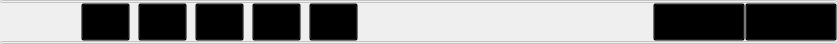
          <widget class="QWidget" name="widget_5" native="true">
           <property name="sizePolicy">
            <sizepolicy hsizetype="Expanding" vsizetype="Fixed">
             <horstretch>0</horstretch>
             <verstretch>0</verstretch>
            </sizepolicy>
           </property>
           <property name="minimumSize">
            <size>
             <width>495</width>
             <height>44</height>
            </size>
           </property>
           <property name="maximumSize">
            <size>
             <width>16777215</width>
             <height>44</height>
            </size>
           </property>
           <property name="styleSheet">
            <string notr="true">QWidget#widget_5{

}</string>
           </property>
           <layout class="QGridLayout" name="gridLayout_13">
            <property name="leftMargin">
             <number>0</number>
            </property>
            <property name="topMargin">
             <number>0</number>
            </property>
            <property name="rightMargin">
             <number>0</number>
            </property>
            <property name="bottomMargin">
             <number>0</number>
            </property>
            <property name="spacing">
             <number>0</number>
            </property>
            <item row="1" column="0">
             <layout class="QGridLayout" name="gridLayout_12">
              <property name="spacing">
               <number>0</number>
              </property>
              <item row="0" column="0">
               <layout class="QHBoxLayout" name="horizontalLayout">
                <property name="spacing">
                 <number>0</number>
                </property>
                <item>
                 <spacer name="horizontalSpacer_7">
                  <property name="orientation">
                   <enum>Qt::Horizontal</enum>
                  </property>
                  <property name="sizeType">
                   <enum>QSizePolicy::Fixed</enum>
                  </property>
                  <property name="sizeHint" stdset="0">
                   <size>
                    <width>81</width>
                    <height>20</height>
                   </size>
                  </property>
                 </spacer>
                </item>
                <item>
                 <widget class="QPushButton" name="pushButtonSaveScreen">
                  <property name="sizePolicy">
                   <sizepolicy hsizetype="Preferred" vsizetype="Preferred">
                    <horstretch>0</horstretch>
                    <verstretch>0</verstretch>
                   </sizepolicy>
                  </property>
                  <property name="minimumSize">
                   <size>
                    <width>49</width>
                    <height>38</height>
                   </size>
                  </property>
                  <property name="maximumSize">
                   <size>
                    <width>49</width>
                    <height>38</height>
                   </size>
                  </property>
                  <property name="styleSheet">
                   <string notr="true">QPushButton{
image: url(:/image/AScanResources/danzzhen_move.png);
background-color: transparent;
}
QPushButton::hover{
border-image: url(:/image/AScanResources/danzzhen_move.png);
}
QPushButton::pressed{
image: url(:/image/AScanResources/danzhen_select.png);
}</string>
                  </property>
                  <property name="text">
                   <string/>
                  </property>
                  <property name="icon">
                   <iconset>
                    <disabledoff>:/image/danzhen_noselect.png</disabledoff>
                    <disabledon>:/image/danzhen_select.png</disabledon>
                    <activeoff>../../../桌面/a/danzhen_noselect.png</activeoff>
                    <activeon>../../../桌面/a/danzhen_select.png</activeon>
                   </iconset>
                  </property>
                  <property name="iconSize">
                   <size>
                    <width>45</width>
                    <height>45</height>
                   </size>
                  </property>
                 </widget>
                </item>
                <item>
                 <spacer name="horizontalSpacer_11">
                  <property name="orientation">
                   <enum>Qt::Horizontal</enum>
                  </property>
                  <property name="sizeType">
                   <enum>QSizePolicy::Fixed</enum>
                  </property>
                  <property name="sizeHint" stdset="0">
                   <size>
                    <width>8</width>
                    <height>20</height>
                   </size>
                  </property>
                 </spacer>
                </item>
                <item>
                 <widget class="QPushButton" name="pushButtonRecordVideo">
                  <property name="sizePolicy">
                   <sizepolicy hsizetype="Preferred" vsizetype="Preferred">
                    <horstretch>0</horstretch>
                    <verstretch>0</verstretch>
                   </sizepolicy>
                  </property>
                  <property name="minimumSize">
                   <size>
                    <width>49</width>
                    <height>38</height>
                   </size>
                  </property>
                  <property name="maximumSize">
                   <size>
                    <width>49</width>
                    <height>38</height>
                   </size>
                  </property>
                  <property name="styleSheet">
                   <string notr="true">QPushButton{
image: url(:/image/AScanResources/luping_move.png);
background-color: transparent;
}
QPushButton::hover{
border-image: url(:/image/AScanResources/luping_move.png);
}
QPushButton::pressed{
image: url(:/image/AScanResources/luping_select.png);
}</string>
                  </property>
                  <property name="text">
                   <string/>
                  </property>
                 </widget>
                </item>
                <item>
                 <spacer name="horizontalSpacer_12">
                  <property name="orientation">
                   <enum>Qt::Horizontal</enum>
                  </property>
                  <property name="sizeType">
                   <enum>QSizePolicy::Fixed</enum>
                  </property>
                  <property name="sizeHint" stdset="0">
                   <size>
                    <width>8</width>
                    <height>20</height>
                   </size>
                  </property>
                 </spacer>
                </item>
                <item>
                 <widget class="QPushButton" name="pushButtonFreezeWave">
                  <property name="minimumSize">
                   <size>
                    <width>49</width>
                    <height>38</height>
                   </size>
                  </property>
                  <property name="maximumSize">
                   <size>
                    <width>49</width>
                    <height>38</height>
                   </size>
                  </property>
                  <property name="styleSheet">
                   <string notr="true">QPushButton{
image: url(:/image/AScanResources/dongjie_move.png);
background-color: transparent;
}
QPushButton::hover{
border-image: url(:/image/AScanResources/dongjie_move.png);
}
QPushButton::pressed{
image: url(:/image/AScanResources/dongjie_select.png);
}</string>
                  </property>
                  <property name="text">
                   <string/>
                  </property>
                 </widget>
                </item>
                <item>
                 <spacer name="horizontalSpacer_13">
                  <property name="orientation">
                   <enum>Qt::Horizontal</enum>
                  </property>
                  <property name="sizeType">
                   <enum>QSizePolicy::Fixed</enum>
                  </property>
                  <property name="sizeHint" stdset="0">
                   <size>
                    <width>8</width>
                    <height>20</height>
                   </size>
                  </property>
                 </spacer>
                </item>
                <item>
                 <widget class="QPushButton" name="pushButtonDisplayParaSet">
                  <property name="minimumSize">
                   <size>
                    <width>49</width>
                    <height>38</height>
                   </size>
                  </property>
                  <property name="maximumSize">
                   <size>
                    <width>49</width>
                    <height>38</height>
                   </size>
                  </property>
                  <property name="styleSheet">
                   <string notr="true">QPushButton{
image: url(:/image/AScanResources/xuanfuzhi_move.png);
background-color: transparent;
}
QPushButton::hover{
border-image: url(:/image/AScanResources/xuanfuzhi_move.png);
}
QPushButton::pressed{
image: url(:/image/AScanResources/xuanfuzhi_select.png);
}</string>
                  </property>
                  <property name="text">
                   <string/>
                  </property>
                 </widget>
                </item>
                <item>
                 <spacer name="horizontalSpacer_16">
                  <property name="orientation">
                   <enum>Qt::Horizontal</enum>
                  </property>
                  <property name="sizeType">
                   <enum>QSizePolicy::Fixed</enum>
                  </property>
                  <property name="sizeHint" stdset="0">
                   <size>
                    <width>8</width>
                    <height>20</height>
                   </size>
                  </property>
                 </spacer>
                </item>
                <item>
                 <widget class="QPushButton" name="pushButtonFunctionhide">
                  <property name="minimumSize">
                   <size>
                    <width>49</width>
                    <height>38</height>
                   </size>
                  </property>
                  <property name="maximumSize">
                   <size>
                    <width>49</width>
                    <height>38</height>
                   </size>
                  </property>
                  <property name="styleSheet">
                   <string notr="true">QPushButton{
image: url(:/image/AScanResources/zhankai_move.png);
background-color: transparent;
}
QPushButton::hover{
border-image: url(:/image/AScanResources/zhankai_move.png);
}
QPushButton::pressed{
image: url(:/image/AScanResources/zhankai_select.png);
}</string>
                  </property>
                  <property name="text">
                   <string/>
                  </property>
                 </widget>
                </item>
               </layout>
              </item>
              <item row="0" column="1">
               <spacer name="horizontalSpacer_19">
                <property name="orientation">
                 <enum>Qt::Horizontal</enum>
                </property>
                <property name="sizeType">
                 <enum>QSizePolicy::Expanding</enum>
                </property>
                <property name="sizeHint" stdset="0">
                 <size>
                  <width>295</width>
                  <height>21</height>
                 </size>
                </property>
               </spacer>
              </item>
              <item row="0" column="2">
               <layout class="QHBoxLayout" name="horizontalLayout_4">
                <property name="spacing">
                 <number>0</number>
                </property>
                <item>
                 <widget class="QPushButton" name="pushButtonAdd2">
                  <property name="minimumSize">
                   <size>
                    <width>92</width>
                    <height>38</height>
                   </size>
                  </property>
                  <property name="maximumSize">
                   <size>
                    <width>92</width>
                    <height>38</height>
                   </size>
                  </property>
                  <property name="styleSheet">
                   <string notr="true">QPushButton{
image: url(:/image/AScanResources/zheng2_noselect.png);
background-color: transparent;
}
QPushButton::hover{
border-image: url(:/image/AScanResources/zheng2_noselect.png);
}
QPushButton::pressed{
image: url(:/image/AScanResources/zheng2_select.png); 
}</string>
                  </property>
                  <property name="text">
                   <string/>
                  </property>
                 </widget>
                </item>
                <item>
                 <widget class="QPushButton" name="pushButtonCut2">
                  <property name="minimumSize">
                   <size>
                    <width>92</width>
                    <height>38</height>
                   </size>
                  </property>
                  <property name="maximumSize">
                   <size>
                    <width>92</width>
                    <height>38</height>
                   </size>
                  </property>
                  <property name="styleSheet">
                   <string notr="true">QPushButton{
image: url(:/image/AScanResources/fu2_noselect.png);
background-color: transparent;
}
QPushButton::hover{
border-image: url(:/image/AScanResources/fu2_noselect.png);
}
QPushButton::pressed{
image: url(:/image/AScanResources/fu2_select.png);
}</string>
                  </property>
                  <property name="text">
                   <string/>
                  </property>
                 </widget>
                </item>
               </layout>
              </item>
             </layout>
            </item>
            <item row="2" column="0">
             <widget class="QPushButton" name="pushButton_11">
              <property name="enabled">
               <bool>false</bool>
              </property>
              <property name="sizePolicy">
               <sizepolicy hsizetype="Expanding" vsizetype="Fixed">
                <horstretch>0</horstretch>
                <verstretch>0</verstretch>
               </sizepolicy>
              </property>
              <property name="minimumSize">
               <size>
                <width>0</width>
                <height>3</height>
               </size>
              </property>
              <property name="maximumSize">
               <size>
                <width>16777215</width>
                <height>3</height>
               </size>
              </property>
              <property name="text">
               <string/>
              </property>
             </widget>
            </item>
            <item row="0" column="0">
             <widget class="QPushButton" name="pushButton_10">
              <property name="enabled">
               <bool>false</bool>
              </property>
              <property name="sizePolicy">
               <sizepolicy hsizetype="Expanding" vsizetype="Fixed">
                <horstretch>0</horstretch>
                <verstretch>0</verstretch>
               </sizepolicy>
              </property>
              <property name="minimumSize">
               <size>
                <width>0</width>
                <height>3</height>
               </size>
              </property>
              <property name="maximumSize">
               <size>
                <width>16777215</width>
                <height>3</height>
               </size>
              </property>
              <property name="text">
               <string/>
              </property>
             </widget>
            </item>
           </layout>
          </widget>
